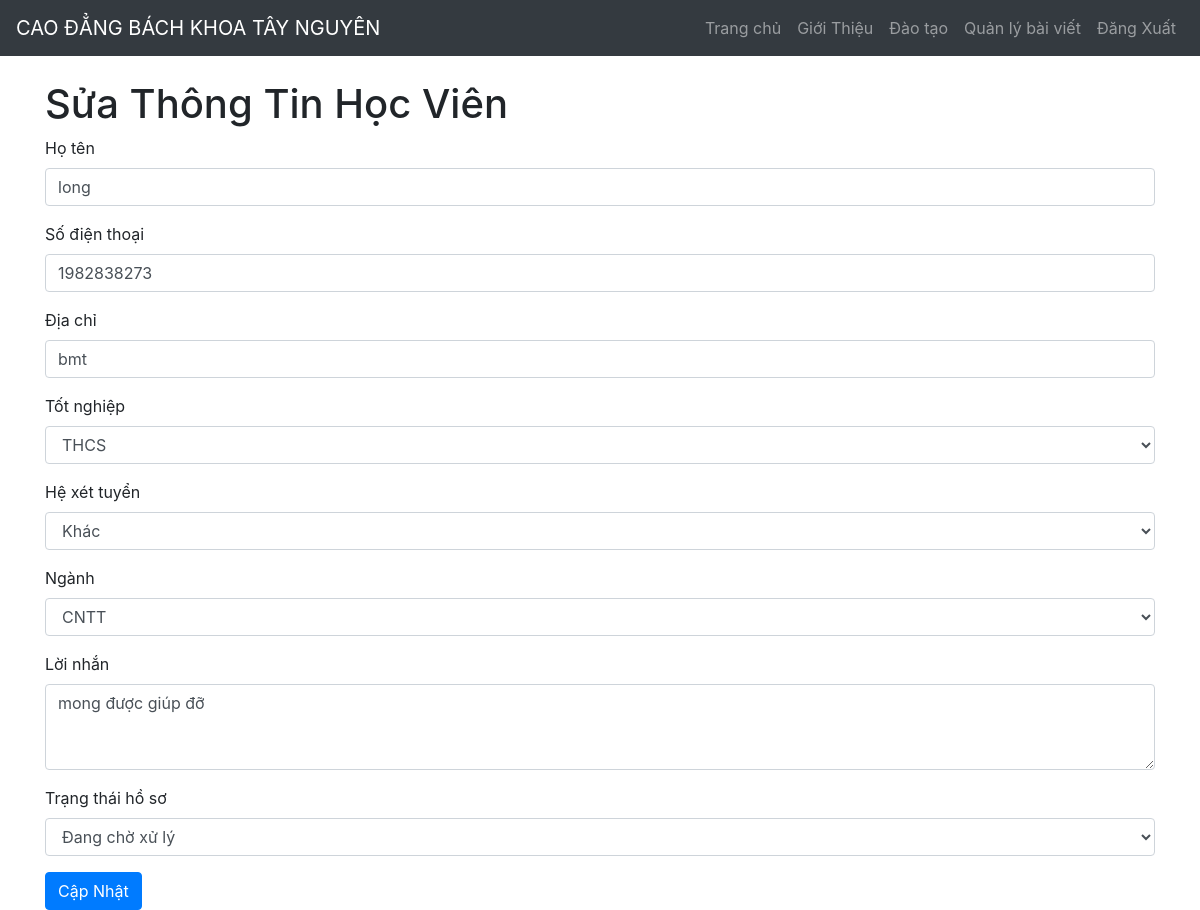
/edit.php?id=49, run on the app's committed database.
### tables this page shows
CREATE TABLE `students` (
  `id` int(11) NOT NULL,
  `full_name` varchar(100) NOT NULL,
  `phone` varchar(10) NOT NULL,
  `address` varchar(255) NOT NULL,
  `graduation_status` enum('THCS','THPT','Nghề') NOT NULL,
  `admission_type` enum('Trung Cấp','Cao Đẳng','Khác') NOT NULL,
  `major` enum('CNTT','Dược','Thú Y') NOT NULL,
  `message` text DEFAULT NULL,
  `created_at` timestamp NOT NULL DEFAULT current_timestamp(),
  `status` enum('Đang chờ xử lý','Đã phê duyệt','Bị từ chối') DEFAULT 'Đang chờ xử lý'
);

### edit.php (the view, shortened to what this page needs)
<?php
require 'db.php';
$majors = ['CNTT', 'Dược', 'Thú y'];
$admission_types = ['Trung Cấp', 'Cao Đẳng', 'Khác'];
$graduation_statuses = ['THCS', 'THPT', 'Nghề'];
if ($_SERVER['REQUEST_METHOD'] != 'POST') {
    $id = $_GET['id'];
    $sql = "SELECT * FROM students WHERE id=$id";
    $result = $conn->query($sql);
    $row = $result->fetch_assoc();
}
?>
<!DOCTYPE html>
<html lang="vi">
<head>
    <link rel="stylesheet" href="https://stackpath.bootstrapcdn.com/bootstrap/4.5.2/css/bootstrap.min.css">
</head>
<body>
    <nav class="navbar navbar-expand-lg navbar-dark bg-dark">
        <a class="navbar-brand" href="index.php">CAO ĐẲNG BÁCH KHOA TÂY NGUYÊN</a>
        <div class="collapse navbar-collapse" id="navbarNav">
            <ul class="navbar-nav ml-auto">
            <li class="nav-item">
                        <a class="nav-link" href="login.html">Trang chủ</a>
                        </li>
                    <li class="nav-item">
                        <a class="nav-link" href="#">Giới Thiệu</a>
                    </li>
                    <li class="nav-item">
                        <a class="nav-link" href="#">Đào tạo </a>
                    </li>
                    <li class="nav-item">
                        <a class="nav-link" href="#">Quản lý bài viết</a>
                    </li>
                    <a class="nav-link" href="logout.php">Đăng Xuất</a>
            </ul>
        </div>
    </nav>
    <div class="container mt-4">
        <h1>Sửa Thông Tin Học Viên</h1>
        <?php if ($_SERVER['REQUEST_METHOD'] != 'POST'): ?>
        <form action="edit.php" method="post">
            <div class="form-group">
                <label for="full_name">Họ tên</label>
                <input type="text" id="full_name" name="full_name" class="form-control" value="<?php echo htmlspecialchars($row['full_name'] ?? ''); ?>" required>
            </div>
            <div class="form-group">
                <label for="phone">Số điện thoại</label>
                <input type="text" id="phone" name="phone" class="form-control" value="<?php echo htmlspecialchars($row['phone'] ?? ''); ?>" required>
            </div>
            <div class="form-group">
                <label for="address">Địa chỉ</label>
                <input type="text" id="address" name="address" class="form-control" value="<?php echo htmlspecialchars($row['address'] ?? ''); ?>" required>
            </div>
            <div class="form-group">
                <label for="graduation_status">Tốt nghiệp</label>
                <select id="graduation_status" name="graduation_status" class="form-control" required>
                    <?php foreach ($graduation_statuses as $status): ?>
                        <option value="<?php echo htmlspecialchars($status); ?>" <?php if (($row['graduation_status'] ?? '') == $status) echo 'selected'; ?>>
                            <?php echo htmlspecialchars($status); ?>
                        </option>
                    <?php endforeach; ?>
                </select>
            </div>
            <div class="form-group">
                <label for="admission_type">Hệ xét tuyển</label>
                <select id="admission_type" name="admission_type" class="form-control" required>
                    <?php foreach ($admission_types as $type): ?>
                        <option value="<?php echo htmlspecialchars($type); ?>" <?php if (($row['admission_type'] ?? '') == $type) echo 'selected'; ?>>
                            <?php echo htmlspecialchars($type); ?>
                        </option>
                    <?php endforeach; ?>
                </select>
            </div>
            <div class="form-group">
                <label for="major">Ngành</label>
                <select id="major" name="major" class="form-control" required>
                    <?php foreach ($majors as $major_option): ?>
                        <option value="<?php echo htmlspecialchars($major_option); ?>" <?php if (($row['major'] ?? '') == $major_option) echo 'selected'; ?>>
                            <?php echo htmlspecialchars($major_option); ?>
                        </option>
                    <?php endforeach; ?>
                </select>
            </div>
            <div class="form-group">
                <label for="message">Lời nhắn</label>
                <textarea id="message" name="message" class="form-control" rows="3" required><?php echo htmlspecialchars($row['message'] ?? ''); ?></textarea>
            </div>
            <div class="form-group">
                <label for="status">Trạng thái hồ sơ</label>
                <select id="status" name="status" class="form-control" required>
                    <option value="Đang chờ xử lý" <?php if (($row['status'] ?? '') == 'Đang chờ xử lý') echo 'selected'; ?>>Đang chờ xử lý</option>
                </select>
            </div>
            <button type="submit" class="btn btn-primary">Cập Nhật</button>
        </form>
        <?php endif; ?>
    </div>
</body>
</html>

### data on the page
students: full_name "long", phone "1982838273", address "bmt", graduation_status "THCS", admission_type "Khác", message "mong được giúp đỡ", status "Đang chờ xử lý"

### other printed values
form field major "CNTT"
